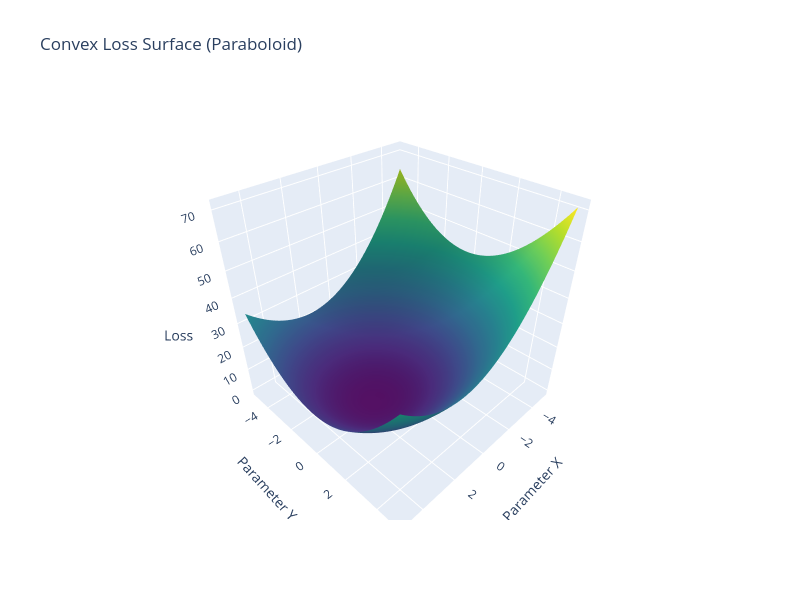

Notebook code for this chart:
### Code cell
import numpy as np
import plotly.graph_objects as go

# Define grid
x = np.linspace(-5, 5, 100)
y = np.linspace(-5, 5, 100)
X, Y = np.meshgrid(x, y)

# Convex Function: Simple Paraboloid
# f(x, y) = x^2 + y^2
Z = (X-1.5)**2 + (Y+.35)**2

# Create Plot
fig = go.Figure(data=[go.Surface(z=Z, x=X, y=Y, colorscale='Viridis', showscale=False)])

fig.update_layout(
    title='Convex Loss Surface (Paraboloid)',
    scene=dict(
        xaxis_title='Parameter X',
        yaxis_title='Parameter Y',
        zaxis_title='Loss',
        aspectmode='cube'
    ),
    width=800,
    height=600
)

fig.show()

### Figure 1 — Plotly figure (JSON) as saved in the notebook; plotly's stock layout.template omitted (floating-point values rounded to 4 significant figures; data arrays with more than 128 entries replaced by an {"elided": "..."} marker saying what was removed)
{"data": [{"colorscale": [[0, "#440154"], [0.1111, "#482878"], [0.2222, "#3e4989"], [0.3333, "#31688e"], [0.4444, "#26828e"], [0.5556, "#1f9e89"], [0.6667, "#35b779"], [0.7778, "#6ece58"], [0.8889, "#b5de2b"], [1, "#fde725"]], "showscale": false, "type": "surface", "x": {"elided": "100x100 float values"}, "y": {"elided": "100x100 float values"}, "z": {"elided": "100x100 float values"}}], "layout": {"height": 600, "scene": {"aspectmode": "cube", "xaxis": {"title": {"text": "Parameter X"}}, "yaxis": {"title": {"text": "Parameter Y"}}, "zaxis": {"title": {"text": "Loss"}}}, "title": {"text": "Convex Loss Surface (Paraboloid)"}, "width": 800}}
